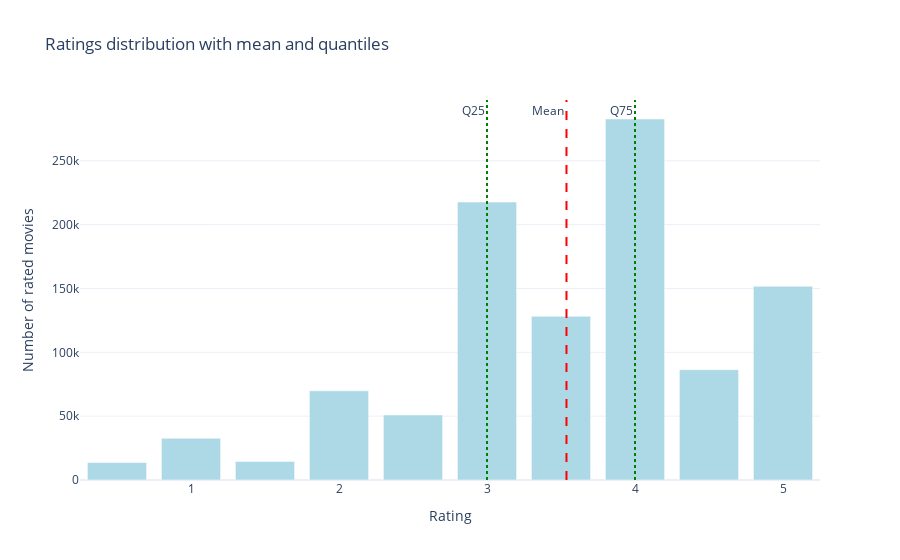

The notebook cell saved with this chart:
### Markdown cell above
We look now into the ratings into the ratings_small csv with less datas to have a first idea of the data. We we will calculate the mean and the quantiles. The first quantile is at 3 rating and the upper quantile is at 4 with the mean around 3.5 rating. From the first trend sorting out, our model can try predict at least 3 for an user to recommend him movies. Now, next step is to globalize by regarding if the rating csv show the same trend.

### Code cell
ratings = pd.read_csv("ratings.csv")


mean_rating = ratings['rating'].mean()
quantiles = ratings['rating'].quantile([0.25, 0.75])

print("Ratings statistics:")
print(f"Mean : {mean_rating:.2f}")
print("Quantiles :")
print(quantiles)

plt.figure(figsize=(8, 5))
sns.boxplot(x=ratings['rating'], color='skyblue')
plt.title("Ratings distribution (Boxplot)")
plt.xlabel("Rating")
plt.show()

rating_counts = ratings['rating'].value_counts().sort_index()

fig = go.Figure()

fig.add_trace(go.Bar(
    x=rating_counts.index,
    y=rating_counts.values,
    marker_color='lightblue',
    name='Number of ratings'
))
fig.add_vline(x=mean_rating, line_dash="dash", line_color="red", 
              annotation_text="Mean", annotation_position="top left")

for q, val in quantiles.items():
    fig.add_vline(x=val, line_dash="dot", line_color="green", 
                  annotation_text=f"Q{int(q*100)}", annotation_position="top left")

fig.update_layout(
    title="Ratings distribution with mean and quantiles",
    xaxis_title="Rating",
    yaxis_title="Number of rated movies",
    template="plotly_white"
)

fig.show()

### Figure 1 — Plotly figure (JSON) as saved in the notebook; plotly's stock layout.template omitted (floating-point values rounded to 4 significant figures)
{"data": [{"marker": {"color": "lightblue"}, "name": "Number of ratings", "type": "bar", "x": [0.5, 1, 1.5, 2, 2.5, 3, 3.5, 4, 4.5, 5], "y": [13730, 32666, 14541, 69838, 51003, 217715, 128180, 282744, 86442, 151716]}], "layout": {"annotations": [{"showarrow": false, "text": "Mean", "x": 3.537, "xanchor": "right", "xref": "x", "y": 1, "yanchor": "top", "yref": "y domain"}, {"showarrow": false, "text": "Q25", "x": 3, "xanchor": "right", "xref": "x", "y": 1, "yanchor": "top", "yref": "y domain"}, {"showarrow": false, "text": "Q75", "x": 4, "xanchor": "right", "xref": "x", "y": 1, "yanchor": "top", "yref": "y domain"}], "shapes": [{"line": {"color": "red", "dash": "dash"}, "type": "line", "x0": 3.537, "x1": 3.537, "xref": "x", "y0": 0, "y1": 1, "yref": "y domain"}, {"line": {"color": "green", "dash": "dot"}, "type": "line", "x0": 3, "x1": 3, "xref": "x", "y0": 0, "y1": 1, "yref": "y domain"}, {"line": {"color": "green", "dash": "dot"}, "type": "line", "x0": 4, "x1": 4, "xref": "x", "y0": 0, "y1": 1, "yref": "y domain"}], "title": {"text": "Ratings distribution with mean and quantiles"}, "xaxis": {"title": {"text": "Rating"}}, "yaxis": {"title": {"text": "Number of rated movies"}}}}
